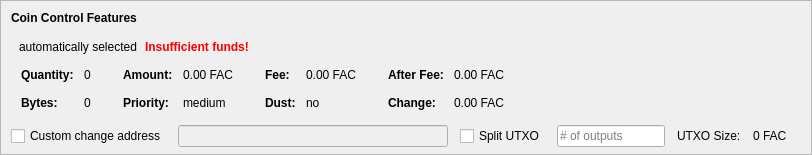
    <widget class="QFrame" name="frameCoinControl">
     <property name="sizePolicy">
      <sizepolicy hsizetype="Expanding" vsizetype="Expanding">
       <horstretch>0</horstretch>
       <verstretch>0</verstretch>
      </sizepolicy>
     </property>
     <property name="maximumSize">
      <size>
       <width>16777215</width>
       <height>16777215</height>
      </size>
     </property>
     <property name="frameShape">
      <enum>QFrame::StyledPanel</enum>
     </property>
     <property name="frameShadow">
      <enum>QFrame::Sunken</enum>
     </property>
     <layout class="QVBoxLayout" name="verticalLayoutCoinControl2">
      <property name="spacing">
       <number>0</number>
      </property>
      <property name="leftMargin">
       <number>0</number>
      </property>
      <property name="topMargin">
       <number>0</number>
      </property>
      <property name="rightMargin">
       <number>0</number>
      </property>
      <property name="bottomMargin">
       <number>6</number>
      </property>
      <item>
       <layout class="QVBoxLayout" name="verticalLayoutCoinControl" stretch="0,0,0,0,1">
        <property name="spacing">
         <number>0</number>
        </property>
        <property name="leftMargin">
         <number>10</number>
        </property>
        <property name="topMargin">
         <number>10</number>
        </property>
        <item>
         <layout class="QHBoxLayout" name="horizontalLayoutCoinControl1">
          <property name="bottomMargin">
           <number>15</number>
          </property>
          <item>
           <widget class="QLabel" name="labelCoinControlFeatures">
            <property name="sizePolicy">
             <sizepolicy hsizetype="Preferred" vsizetype="Maximum">
              <horstretch>0</horstretch>
              <verstretch>0</verstretch>
             </sizepolicy>
            </property>
            <property name="font">
             <font>
              <weight>75</weight>
              <bold>true</bold>
             </font>
            </property>
            <property name="styleSheet">
             <string notr="true">font-weight:bold;</string>
            </property>
            <property name="text">
             <string>Coin Control Features</string>
            </property>
           </widget>
          </item>
         </layout>
        </item>
        <item>
         <layout class="QHBoxLayout" name="horizontalLayoutCoinControl2" stretch="0,0,0,0">
          <property name="spacing">
           <number>8</number>
          </property>
          <property name="bottomMargin">
           <number>10</number>
          </property>
          <item>
           <widget class="QtMaterialFlatButton" name="pushButtonCoinControl" native="true">
            <property name="styleSheet">
             <string notr="true"/>
            </property>
            <property name="text" stdset="0">
             <string>Inputs...</string>
            </property>
            <property name="autoDefault" stdset="0">
             <bool>false</bool>
            </property>
           </widget>
          </item>
          <item>
           <widget class="QLabel" name="labelCoinControlAutomaticallySelected">
            <property name="text">
             <string>automatically selected</string>
            </property>
            <property name="margin">
             <number>5</number>
            </property>
           </widget>
          </item>
          <item>
           <widget class="QLabel" name="labelCoinControlInsuffFunds">
            <property name="font">
             <font>
              <weight>75</weight>
              <bold>true</bold>
             </font>
            </property>
            <property name="styleSheet">
             <string notr="true">color:red;font-weight:bold;</string>
            </property>
            <property name="text">
             <string>Insufficient funds!</string>
            </property>
            <property name="margin">
             <number>5</number>
            </property>
           </widget>
          </item>
          <item>
           <spacer name="horizontalSpacerCoinControl">
            <property name="orientation">
             <enum>Qt::Horizontal</enum>
            </property>
            <property name="sizeHint" stdset="0">
             <size>
              <width>40</width>
              <height>1</height>
             </size>
            </property>
           </spacer>
          </item>
         </layout>
        </item>
        <item>
         <widget class="QWidget" name="widgetCoinControl" native="true">
          <property name="sizePolicy">
           <sizepolicy hsizetype="Preferred" vsizetype="Preferred">
            <horstretch>0</horstretch>
            <verstretch>0</verstretch>
           </sizepolicy>
          </property>
          <property name="minimumSize">
           <size>
            <width>0</width>
            <height>0</height>
           </size>
          </property>
          <property name="styleSheet">
           <string notr="true"/>
          </property>
          <layout class="QHBoxLayout" name="horizontalLayoutCoinControl5">
           <property name="leftMargin">
            <number>0</number>
           </property>
           <property name="topMargin">
            <number>0</number>
           </property>
           <property name="rightMargin">
            <number>0</number>
           </property>
           <property name="bottomMargin">
            <number>0</number>
           </property>
           <item>
            <layout class="QHBoxLayout" name="horizontalLayoutCoinControl3" stretch="0,0,0,1">
             <property name="spacing">
              <number>20</number>
             </property>
             <property name="topMargin">
              <number>0</number>
             </property>
             <property name="bottomMargin">
              <number>10</number>
             </property>
             <item>
              <layout class="QFormLayout" name="formLayoutCoinControl1">
               <property name="horizontalSpacing">
                <number>10</number>
               </property>
               <property name="verticalSpacing">
                <number>14</number>
               </property>
               <property name="leftMargin">
                <number>10</number>
               </property>
               <property name="topMargin">
                <number>4</number>
               </property>
               <property name="rightMargin">
                <number>6</number>
               </property>
               <item row="0" column="0">
                <widget class="QLabel" name="labelCoinControlQuantityText">
                 <property name="font">
                  <font>
                   <weight>75</weight>
                   <bold>true</bold>
                  </font>
                 </property>
                 <property name="text">
                  <string>Quantity:</string>
                 </property>
                 <property name="margin">
                  <number>0</number>
                 </property>
                </widget>
               </item>
               <item row="0" column="1">
                <widget class="QLabel" name="labelCoinControlQuantity">
                 <property name="cursor">
                  <cursorShape>IBeamCursor</cursorShape>
                 </property>
                 <property name="contextMenuPolicy">
                  <enum>Qt::ActionsContextMenu</enum>
                 </property>
                 <property name="text">
                  <string notr="true">0</string>
                 </property>
                 <property name="margin">
                  <number>0</number>
                 </property>
                 <property name="textInteractionFlags">
                  <set>Qt::LinksAccessibleByMouse|Qt::TextSelectableByKeyboard|Qt::TextSelectableByMouse</set>
                 </property>
                </widget>
               </item>
               <item row="1" column="0">
                <widget class="QLabel" name="labelCoinControlBytesText">
                 <property name="font">
                  <font>
                   <weight>75</weight>
                   <bold>true</bold>
                  </font>
                 </property>
                 <property name="text">
                  <string>Bytes:</string>
                 </property>
                </widget>
               </item>
               <item row="1" column="1">
                <widget class="QLabel" name="labelCoinControlBytes">
                 <property name="cursor">
                  <cursorShape>IBeamCursor</cursorShape>
                 </property>
                 <property name="contextMenuPolicy">
                  <enum>Qt::ActionsContextMenu</enum>
                 </property>
                 <property name="text">
                  <string notr="true">0</string>
                 </property>
                 <property name="textInteractionFlags">
                  <set>Qt::LinksAccessibleByMouse|Qt::TextSelectableByKeyboard|Qt::TextSelectableByMouse</set>
                 </property>
                </widget>
               </item>
              </layout>
             </item>
             <item>
              <layout class="QFormLayout" name="formLayoutCoinControl2">
               <property name="horizontalSpacing">
                <number>10</number>
               </property>
               <property name="verticalSpacing">
                <number>14</number>
               </property>
               <property name="leftMargin">
                <number>6</number>
               </property>
               <property name="topMargin">
                <number>4</number>
               </property>
               <property name="rightMargin">
                <number>6</number>
               </property>
               <item row="0" column="0">
                <widget class="QLabel" name="labelCoinControlAmountText">
                 <property name="font">
                  <font>
                   <weight>75</weight>
                   <bold>true</bold>
                  </font>
                 </property>
                 <property name="text">
                  <string>Amount:</string>
                 </property>
                 <property name="margin">
                  <number>0</number>
                 </property>
                </widget>
               </item>
               <item row="0" column="1">
                <widget class="QLabel" name="labelCoinControlAmount">
                 <property name="cursor">
                  <cursorShape>IBeamCursor</cursorShape>
                 </property>
                 <property name="contextMenuPolicy">
                  <enum>Qt::ActionsContextMenu</enum>
                 </property>
                 <property name="text">
                  <string notr="true">0.00 FAC</string>
                 </property>
                 <property name="textInteractionFlags">
                  <set>Qt::LinksAccessibleByMouse|Qt::TextSelectableByKeyboard|Qt::TextSelectableByMouse</set>
                 </property>
                </widget>
               </item>
               <item row="1" column="0">
                <widget class="QLabel" name="labelCoinControlPriorityText">
                 <property name="font">
                  <font>
                   <weight>75</weight>
                   <bold>true</bold>
                  </font>
                 </property>
                 <property name="text">
                  <string>Priority:</string>
                 </property>
                </widget>
               </item>
               <item row="1" column="1">
                <widget class="QLabel" name="labelCoinControlPriority">
                 <property name="cursor">
                  <cursorShape>IBeamCursor</cursorShape>
                 </property>
                 <property name="contextMenuPolicy">
                  <enum>Qt::ActionsContextMenu</enum>
                 </property>
                 <property name="text">
                  <string>medium</string>
                 </property>
                 <property name="textInteractionFlags">
                  <set>Qt::LinksAccessibleByMouse|Qt::TextSelectableByKeyboard|Qt::TextSelectableByMouse</set>
                 </property>
                </widget>
               </item>
              </layout>
             </item>
             <item>
              <layout class="QFormLayout" name="formLayoutCoinControl3">
               <property name="horizontalSpacing">
                <number>10</number>
               </property>
               <property name="verticalSpacing">
                <number>14</number>
               </property>
               <property name="leftMargin">
                <number>6</number>
               </property>
               <property name="topMargin">
                <number>4</number>
               </property>
               <property name="rightMargin">
                <number>6</number>
               </property>
               <item row="0" column="0">
                <widget class="QLabel" name="labelCoinControlFeeText">
                 <property name="font">
                  <font>
                   <weight>75</weight>
                   <bold>true</bold>
                  </font>
                 </property>
                 <property name="text">
                  <string>Fee:</string>
                 </property>
                 <property name="margin">
                  <number>0</number>
                 </property>
                </widget>
               </item>
               <item row="0" column="1">
                <widget class="QLabel" name="labelCoinControlFee">
                 <property name="cursor">
                  <cursorShape>IBeamCursor</cursorShape>
                 </property>
                 <property name="contextMenuPolicy">
                  <enum>Qt::ActionsContextMenu</enum>
                 </property>
                 <property name="text">
                  <string notr="true">0.00 FAC</string>
                 </property>
                 <property name="textInteractionFlags">
                  <set>Qt::LinksAccessibleByMouse|Qt::TextSelectableByKeyboard|Qt::TextSelectableByMouse</set>
                 </property>
                </widget>
               </item>
               <item row="1" column="0">
                <widget class="QLabel" name="labelCoinControlLowOutputText">
                 <property name="font">
                  <font>
                   <weight>75</weight>
                   <bold>true</bold>
                  </font>
                 </property>
                 <property name="text">
                  <string>Dust:</string>
                 </property>
                </widget>
               </item>
               <item row="1" column="1">
                <widget class="QLabel" name="labelCoinControlLowOutput">
                 <property name="cursor">
                  <cursorShape>IBeamCursor</cursorShape>
                 </property>
                 <property name="contextMenuPolicy">
                  <enum>Qt::ActionsContextMenu</enum>
                 </property>
                 <property name="text">
                  <string>no</string>
                 </property>
                 <property name="textInteractionFlags">
                  <set>Qt::LinksAccessibleByMouse|Qt::TextSelectableByKeyboard|Qt::TextSelectableByMouse</set>
                 </property>
                </widget>
               </item>
              </layout>
             </item>
             <item>
              <layout class="QFormLayout" name="formLayoutCoinControl4">
               <property name="horizontalSpacing">
                <number>10</number>
               </property>
               <property name="verticalSpacing">
                <number>14</number>
               </property>
               <property name="leftMargin">
                <number>6</number>
               </property>
               <property name="topMargin">
                <number>4</number>
               </property>
               <property name="rightMargin">
                <number>6</number>
               </property>
               <item row="0" column="0">
                <widget class="QLabel" name="labelCoinControlAfterFeeText">
                 <property name="font">
                  <font>
                   <weight>75</weight>
                   <bold>true</bold>
                  </font>
                 </property>
                 <property name="text">
                  <string>After Fee:</string>
                 </property>
                 <property name="margin">
                  <number>0</number>
                 </property>
                </widget>
               </item>
               <item row="0" column="1">
                <widget class="QLabel" name="labelCoinControlAfterFee">
                 <property name="cursor">
                  <cursorShape>IBeamCursor</cursorShape>
                 </property>
                 <property name="contextMenuPolicy">
                  <enum>Qt::ActionsContextMenu</enum>
                 </property>
                 <property name="text">
                  <string notr="true">0.00 FAC</string>
                 </property>
                 <property name="textInteractionFlags">
                  <set>Qt::LinksAccessibleByMouse|Qt::TextSelectableByKeyboard|Qt::TextSelectableByMouse</set>
                 </property>
                </widget>
               </item>
               <item row="1" column="0">
                <widget class="QLabel" name="labelCoinControlChangeText">
                 <property name="font">
                  <font>
                   <weight>75</weight>
                   <bold>true</bold>
                  </font>
                 </property>
                 <property name="text">
                  <string>Change:</string>
                 </property>
                </widget>
               </item>
               <item row="1" column="1">
                <widget class="QLabel" name="labelCoinControlChange">
                 <property name="cursor">
                  <cursorShape>IBeamCursor</cursorShape>
                 </property>
                 <property name="contextMenuPolicy">
                  <enum>Qt::ActionsContextMenu</enum>
                 </property>
                 <property name="text">
                  <string notr="true">0.00 FAC</string>
                 </property>
                 <property name="textInteractionFlags">
                  <set>Qt::LinksAccessibleByMouse|Qt::TextSelectableByKeyboard|Qt::TextSelectableByMouse</set>
                 </property>
                </widget>
               </item>
              </layout>
             </item>
            </layout>
           </item>
          </layout>
         </widget>
        </item>
        <item>
         <layout class="QHBoxLayout" name="horizontalLayoutCoinControl4" stretch="0,0,0,0,0,0,0">
          <property name="spacing">
           <number>12</number>
          </property>
          <property name="sizeConstraint">
           <enum>QLayout::SetDefaultConstraint</enum>
          </property>
          <property name="topMargin">
           <number>5</number>
          </property>
          <property name="rightMargin">
           <number>5</number>
          </property>
          <item>
           <widget class="QCheckBox" name="checkBoxCoinControlChange">
            <property name="toolTip">
             <string>If this is activated, but the change address is empty or invalid, change will be sent to a newly generated address.</string>
            </property>
            <property name="text">
             <string>Custom change address</string>
            </property>
           </widget>
          </item>
          <item>
           <widget class="QValidatedLineEdit" name="lineEditCoinControlChange">
            <property name="enabled">
             <bool>false</bool>
            </property>
            <property name="sizePolicy">
             <sizepolicy hsizetype="Expanding" vsizetype="Fixed">
              <horstretch>0</horstretch>
              <verstretch>0</verstretch>
             </sizepolicy>
            </property>
           </widget>
          </item>
          <item>
           <widget class="QCheckBox" name="splitBlockCheckBox">
            <property name="text">
             <string>Split UTXO</string>
            </property>
           </widget>
          </item>
          <item>
           <widget class="QLineEdit" name="splitBlockLineEdit">
            <property name="sizePolicy">
             <sizepolicy hsizetype="Fixed" vsizetype="Fixed">
              <horstretch>50</horstretch>
              <verstretch>0</verstretch>
             </sizepolicy>
            </property>
            <property name="placeholderText">
             <string># of outputs</string>
            </property>
           </widget>
          </item>
          <item>
           <widget class="QLabel" name="labelBlockSizeText">
            <property name="text">
             <string>UTXO Size:</string>
            </property>
           </widget>
          </item>
          <item>
           <widget class="QLabel" name="labelBlockSize">
            <property name="text">
             <string>0 FAC</string>
            </property>
           </widget>
          </item>
          <item>
           <widget class="QLabel" name="labelCoinControlChangeLabel">
            <property name="sizePolicy">
             <sizepolicy hsizetype="Preferred" vsizetype="Expanding">
              <horstretch>0</horstretch>
              <verstretch>0</verstretch>
             </sizepolicy>
            </property>
            <property name="minimumSize">
             <size>
              <width>0</width>
              <height>0</height>
             </size>
            </property>
            <property name="text">
             <string/>
            </property>
            <property name="margin">
             <number>3</number>
            </property>
           </widget>
          </item>
         </layout>
        </item>
        <item>
         <spacer name="verticalSpacerCoinControl">
          <property name="orientation">
           <enum>Qt::Vertical</enum>
          </property>
          <property name="sizeHint" stdset="0">
           <size>
            <width>800</width>
            <height>1</height>
           </size>
          </property>
         </spacer>
        </item>
       </layout>
      </item>
     </layout>
    </widget>
